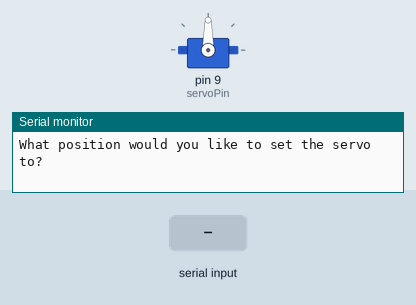
The sketch below on a simulated Arduino Uno, built with avr-gcc and run on an emulated ATmega328P. Shown: servo, the last lines printed to the serial monitor. The test bench sets the inputs (shaded band).

Above: at 1.2 s.
1.3 s: "30,150\n" received over Serial
At 3.2 s:
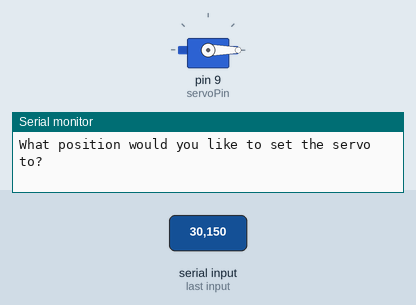
3.8 s: "90,45\n" received over Serial
At 4.6 s:
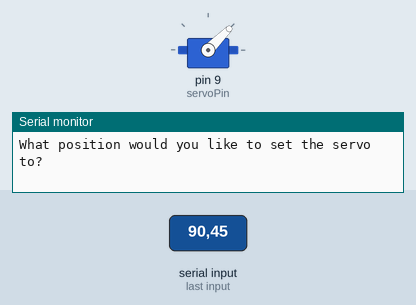
6.3 s: "200\n" received over Serial
At 6.8 s:
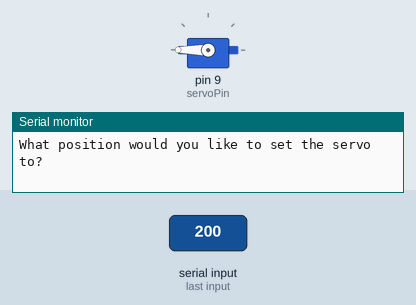
Timing chart, 0 to 9.3 s (numbered marks = the images above; inputs shaded):
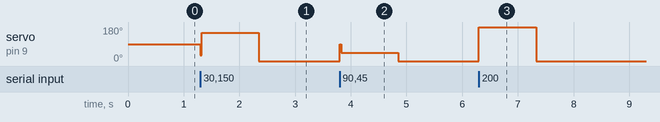

Measured:
- after the input at 1.3 s, servo on pin 9 (servoPin): 90° → 150° at once, → 0° 1.1 s later
- after the input at 3.8 s, servo on pin 9 (servoPin): 0° → 45° at once, → 0° 1.1 s later
- after the input at 6.3 s, servo on pin 9 (servoPin): 0° → 180° at once, → 0° 1.0 s later

The sketch:

Servo_Range_Finder_Program.ino
```cpp
#include <Servo.h>        //Load the servo library, no ; needed to load libraries.

int pos = 0;              //Declare and initialize the pos variable

int servoPin = 9;         //The pin we will control the servo from
int servoDelay = 25;      //Delay to servo motor so it isn't over-driven

Servo myServo;            //assigns the servo libraries to the myServo object

void setup() {
  Serial.begin(115200);
  myServo.attach(servoPin);

}

void loop() {

  Serial.println("What position would you like to set the servo to? ");
  while(Serial.available() == 0) {
  }
  pos = Serial.parseInt();        //Read user input

  myServo.write(pos);             //Write pos to servo
  delay(servoDelay);

}
```
